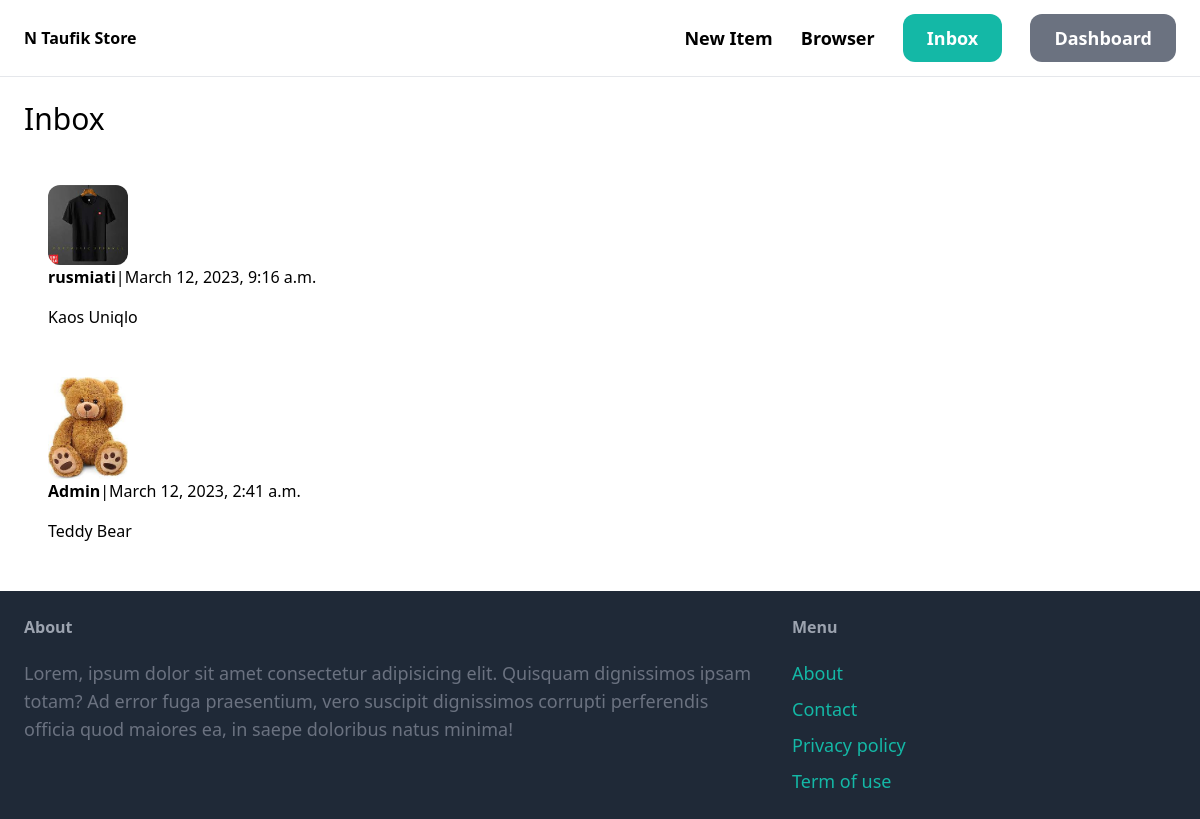
The page /inbox/ (signed in) on the database its author committed.
### conversation/models.py (models this page shows)
class Conversation(models.Model):
    item=models.ForeignKey(Item,related_name='conversations',on_delete=models.CASCADE)
    members = models.ManyToManyField(User,related_name='conversations')
    created_at= models.DateTimeField(auto_now_add=True)
    modified_at=models.DateTimeField(auto_now_add=True)
    class Meta:
        ordering=('-modified_at',)

### item/models.py (models this page shows, shortened)
class Item(models.Model):
    Category = models.ForeignKey(Category, related_name='Items',on_delete=models.CASCADE)
    name =models.CharField(max_length=255)
    description = models.TextField(blank=True, null=True)
    price = models.FloatField()
    image = models.ImageField(upload_to='item_images',blank=True,null=True)
    is_sold = models.BooleanField(default=False)
    created_by = models.ForeignKey(User, related_name='Items',on_delete=models.CASCADE)
    created_at = models.DateTimeField(auto_now_add=True)

### conversation/views.py (the view)
# urls.py: path('inbox/',include('conversation.urlsconversation')),
@login_required
def inbox(request):
    conversations = Conversation.objects.filter(members__in=[request.user.id])
    context={
        "conversations":conversations
    }
    return render(request,'conversation/inbox.html',context)

### conversation/templates/conversation/inbox.html (shortened to what this page needs)
{% extends 'core/base.html' %}
{% block content  %}
<h1 class="mb-6 text-3xl">Inbox</h1>
<div class="space-y-6">
    {% for conversation in conversations %}
        <a href="{% url 'conversation:detail' conversation.id%}" >
            <div class="p-6" flex bg-gray-200 rounded-xl>
                <div class="pr-6">
                    <img src="{{ conversation.item.image.url }}" class="w-20 rounded-xl" alt="gambar tidak tersedia">
                </div>
                <div>
                    {%for member in conversation.members.all %}
                        {%if member != request.user %}
                        <p class="mb-4"><strong>{{member.username}}</strong>|{{conversation.modified_at}}</p>
                        <p>{{conversation.item.name}}</p>
                        {%endif%}
                    {%endfor%}
                </div>
            </div>
        </a>
    {%endfor%}
</div>
{% endblock  %}

### rows shown on the page
Conversation: item.image (picture), modified_at "March 12, 2023, 9:16 a.m.", item.name "Kaos Uniqlo"
Conversation: item.image (picture), modified_at "March 12, 2023, 2:41 a.m.", item.name "Teddy Bear"

### other values the page prints
{{ member.username }} "rusmiati"
{{ member.username }} "Admin"
